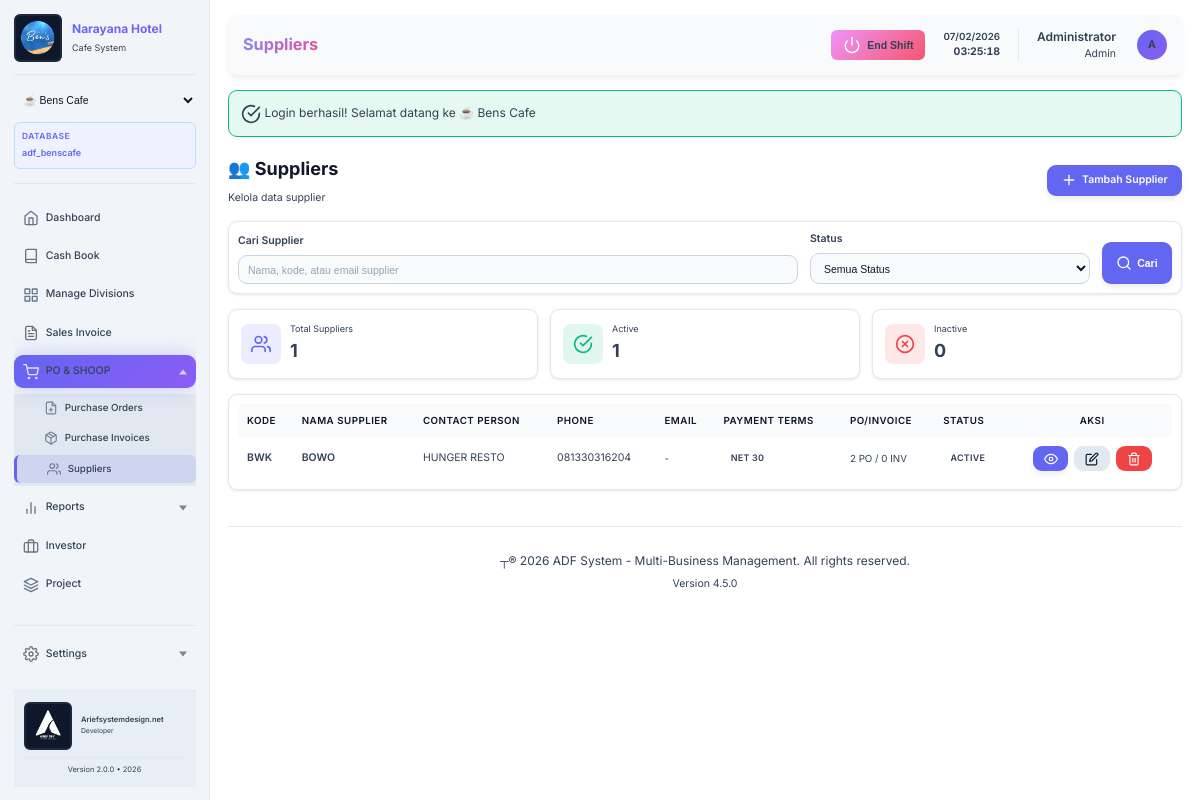
/adf_system/modules/procurement/suppliers.php (signed in), run on the app's committed database.
### tables this page shows
CREATE TABLE `settings` (
  `id` int(11) NOT NULL AUTO_INCREMENT,
  `setting_key` varchar(100) NOT NULL,
  `setting_value` longtext DEFAULT NULL,
  `setting_type` varchar(50) DEFAULT 'string',
  `description` text DEFAULT NULL,
  `created_at` timestamp NOT NULL DEFAULT current_timestamp(),
  `updated_at` timestamp NOT NULL DEFAULT current_timestamp() ON UPDATE current_timestamp(),
  PRIMARY KEY (`id`),
  UNIQUE KEY `setting_key` (`setting_key`),
  KEY `idx_key` (`setting_key`)
);

CREATE TABLE `suppliers` (
  `id` int(11) NOT NULL AUTO_INCREMENT,
  `supplier_code` varchar(50) NOT NULL,
  `supplier_name` varchar(255) NOT NULL,
  `contact_person` varchar(255) DEFAULT NULL,
  `phone` varchar(50) DEFAULT NULL,
  `email` varchar(255) DEFAULT NULL,
  `address` text DEFAULT NULL,
  `tax_number` varchar(100) DEFAULT NULL,
  `payment_terms` enum('cash','net_7','net_14','net_30','net_45','net_60') DEFAULT 'net_30',
  `is_active` tinyint(1) DEFAULT 1,
  `created_by` int(11) NOT NULL,
  `created_at` timestamp NOT NULL DEFAULT current_timestamp(),
  `updated_at` timestamp NOT NULL DEFAULT current_timestamp() ON UPDATE current_timestamp(),
  PRIMARY KEY (`id`),
  UNIQUE KEY `supplier_code` (`supplier_code`),
  KEY `created_by` (`created_by`),
  CONSTRAINT `suppliers_ibfk_1` FOREIGN KEY (`created_by`) REFERENCES `users` (`id`)
);

### adf_system/modules/procurement/suppliers.php (the view, shortened to what the rows shown need)
<?php
require_once '../../config/database.php';
$db = Database::getInstance();
$pageTitle = 'Suppliers';
$where_conditions = [];
$params = [];
$where_clause = !empty($where_conditions) ? 'WHERE ' . implode(' AND ', $where_conditions) : '';
$tableExists = false;
try {
    $tableCheck = $db->fetchOne("SHOW TABLES LIKE 'purchase_orders_header'");
    $tableExists = !empty($tableCheck);
} catch (Exception $e) {
    $tableExists = false;
}
if ($tableExists) {
    $suppliers = $db->fetchAll("
        SELECT
            s.*,
            u.full_name as created_by_name,
            (SELECT COUNT(*) FROM purchase_orders_header WHERE supplier_id = s.id) as po_count,
            0 as invoice_count
        FROM suppliers s
        LEFT JOIN users u ON s.created_by = u.id
        {$where_clause}
        ORDER BY s.supplier_name
    ", $params);
}
include '../../includes/header.php';
?>
<div style="margin-bottom: 1.25rem;">
    <div style="display: flex; justify-content: space-between; align-items: center;">
        <div>
            <h2 style="font-size: 1.5rem; font-weight: 700; color: var(--text-primary); margin-bottom: 0.5rem;">
                👥 Suppliers
            </h2>
        </div>
    </div>
</div>
<div style="display: grid; grid-template-columns: repeat(3, 1fr); gap: 1rem; margin-bottom: 1.25rem;">
    <?php
    $total_suppliers = count($suppliers);
    $active_suppliers = count(array_filter($suppliers, function($s) { return $s['is_active'] == 1; }));
    $inactive_suppliers = $total_suppliers - $active_suppliers;
    ?>
    <div class="card" style="padding: 1rem;">
        <div style="display: flex; align-items: center; gap: 0.75rem;">
            <div>
                <div style="font-size: 0.75rem; color: var(--text-muted);">Active</div>
                <div style="font-size: 1.5rem; font-weight: 700; color: #10b981;"><?php echo $active_suppliers; ?></div>
            </div>
        </div>
    </div>
    <div class="card" style="padding: 1rem;">
        <div style="display: flex; align-items: center; gap: 0.75rem;">
            <div>
                <div style="font-size: 0.75rem; color: var(--text-muted);">Inactive</div>
                <div style="font-size: 1.5rem; font-weight: 700; color: #ef4444;"><?php echo $inactive_suppliers; ?></div>
            </div>
        </div>
    </div>
</div>
<div class="card">
    <div class="table-responsive">
        <table class="table">
            <thead>
                <tr>
                    <th>Kode</th>
                    <th>Nama Supplier</th>
                    <th>Contact Person</th>
                    <th>Phone</th>
                    <th>Email</th>
                    <th>Payment Terms</th>
                    <th>PO/Invoice</th>
                    <th>Status</th>
                    <th class="text-center">Aksi</th>
                </tr>
            </thead>
            <tbody>
                <?php if (empty($suppliers)): ?>
                    <tr>
                        <td colspan="9" style="text-align: center; padding: 3rem; color: var(--text-muted);">
                            <i data-feather="inbox" style="width: 48px; height: 48px; opacity: 0.3; margin-bottom: 1rem;"></i>
                            <p>Tidak ada supplier</p>
                        </td>
                    </tr>
                <?php else: ?>
                    <?php foreach ($suppliers as $supplier): ?>
                        <tr>
                            <td style="font-weight: 600; color: var(--primary-color);">
                                <?php echo $supplier['supplier_code']; ?>
                            </td>
                            <td style="font-weight: 600;"><?php echo $supplier['supplier_name']; ?></td>
                            <td><?php echo $supplier['contact_person'] ?: '-'; ?></td>
                            <td><?php echo $supplier['phone'] ?: '-'; ?></td>
                            <td style="font-size: 0.813rem;"><?php echo $supplier['email'] ?: '-'; ?></td>
                            <td>
                                <span class="badge badge-secondary">
                                    <?php echo str_replace('_', ' ', $supplier['payment_terms']); ?>
                                </span>
                            </td>
                            <td>
                                <div style="font-size: 0.813rem;">
                                    <span style="color: var(--success);"><?php echo $supplier['po_count']; ?> PO</span> /
                                    <span style="color: var(--primary-color);"><?php echo $supplier['invoice_count']; ?> INV</span>
                                </div>
                            </td>
                            <td>
                                <?php if ($supplier['is_active']): ?>
                                    <span class="badge badge-success">Active</span>
                                <?php else: ?>
                                    <span class="badge badge-danger">Inactive</span>
                                <?php endif; ?>
                            </td>
                            <td class="text-center">
                                <div style="display: flex; gap: 0.5rem; justify-content: center;">
                                    <a href="view-supplier.php?id=<?php echo $supplier['id']; ?>" class="btn btn-sm btn-primary" title="View">
                                        <i data-feather="eye" style="width: 14px; height: 14px;"></i>
                                    </a>
                                    <a href="edit-supplier.php?id=<?php echo $supplier['id']; ?>" class="btn btn-sm btn-secondary" title="Edit">
                                        <i data-feather="edit" style="width: 14px; height: 14px;"></i>
                                    </a>
                                    <a href="?delete=<?php echo $supplier['id']; ?>" class="btn btn-sm btn-danger" title="Delete"
                                       onclick="return confirm('Yakin ingin menghapus supplier ini?')">
                                        <i data-feather="trash-2" style="width: 14px; height: 14px;"></i>
                                    </a>
                                </div>
                            </td>
                        </tr>
                    <?php endforeach; ?>
                <?php endif; ?>
            </tbody>
        </table>
    </div>
</div>
<?php include '../../includes/footer.php'; ?>

### adf_system/includes/header.php (shortened to what the rows shown need)
<!DOCTYPE html>
<html lang="<?php echo $_SESSION['user_language'] ?? 'id'; ?>">
<head>
    <link rel="stylesheet" href="<?php echo BASE_URL; ?>/assets/css/style.css?v=<?php echo time(); ?>">
</head>
<?php
$userTheme = 'dark';
if (isset($_SESSION['user_id'])) {
    try {
        require_once __DIR__ . '/../config/database.php';
        $db = Database::getInstance();
        $themeResult = $db->fetchOne(
            "SELECT theme FROM user_preferences WHERE user_id = ? AND branch_id = ? LIMIT 1",
            [$_SESSION['user_id'], ACTIVE_BUSINESS_ID]
        );
        if ($themeResult && !empty($themeResult['theme'])) {
            $userTheme = $themeResult['theme'];
        } else {
            $fallbackTheme = $db->fetchOne(
                "SELECT theme FROM user_preferences WHERE user_id = ? LIMIT 1",
                [$_SESSION['user_id']]
            );
            if ($fallbackTheme && !empty($fallbackTheme['theme'])) {
                $userTheme = $fallbackTheme['theme'];
            }
        }
    } catch (Exception $e) {
        $userTheme = 'dark';
        $themeError = $e->getMessage();
    }
}
?>
<body data-theme="<?php echo htmlspecialchars($userTheme); ?>" data-business="<?php echo ACTIVE_BUSINESS_ID; ?>" data-business-type="<?php echo BUSINESS_TYPE; ?>">
    <div class="main-wrapper">
        <aside class="sidebar">
            <div class="sidebar-header">
                <?php
                $companyNameSetting = $db->fetchOne("SELECT setting_value FROM settings WHERE setting_key = 'company_name'");
                $displayCompanyName = ($companyNameSetting && $companyNameSetting['setting_value'])
                    ? $companyNameSetting['setting_value']
                    : BUSINESS_NAME;
                ?>
                <div style="display: flex; align-items: center; gap: 0.875rem;">
                    <div style="flex: 1;">
                        <h1 class="logo" style="margin: 0; font-size: 1rem;"><?php echo htmlspecialchars($displayCompanyName); ?></h1>
                        <p style="color: var(--text-muted); font-size: 0.75rem; margin: 0; margin-top: 0.25rem;"><?php echo ucfirst(BUSINESS_TYPE); ?> System</p>
                    </div>
                </div>
                        <?php
                        require_once __DIR__ . '/../config/database.php';
                        ?>
            </div>
        </aside>
        <main class="main-content">
            <div class="top-bar">
                <div>
                    <h1 class="page-title"><?php echo $pageTitle ?? 'Dashboard'; ?></h1>
                </div>
            </div>
            <div class="page-content">

### adf_system/includes/footer.php (shortened to what the rows shown need)
           </div>
           <?php
           $footerCopyrightSetting = $db->fetchOne("SELECT setting_value FROM settings WHERE setting_key = 'footer_copyright'");
           $footerCopyright = $footerCopyrightSetting['setting_value'] ?? ('© ' . APP_YEAR . ' ' . APP_NAME . '. All rights reserved.');
           $footerVersionSetting = $db->fetchOne("SELECT setting_value FROM settings WHERE setting_key = 'footer_version'");
           $footerVersion = $footerVersionSetting['setting_value'] ?? ('Version ' . APP_VERSION);
           ?>
           <footer style="margin-top: 3rem; padding: 2rem 0; border-top: 1px solid var(--bg-tertiary); text-align: center; color: var(--text-muted);">
               <p><?php echo htmlspecialchars($footerCopyright); ?></p>
               <p style="font-size: 0.875rem; margin-top: 0.5rem;"><?php echo htmlspecialchars($footerVersion); ?></p>
           </footer>
       </main>
   </div>
</body>
</html>

### data on the page
settings: setting_value "Narayana Hotel"
suppliers: is_active "1", is_active "0", supplier_code "BWK", supplier_name "BOWO", contact_person "HUNGER RESTO", phone "081330316204", email "-", payment_terms "NET 30", po_count "2", invoice_count "0", shows "ACTIVE"
settings: setting_value "┬® 2026 ADF System - Multi-Business Management. All rights reserved."
settings: setting_value "Version 4.5.0"

### other printed values
BUSINESS_TYPE "Cafe"
$currentDb "adf_benscafe"
__('dashboard.title') "Dashboard"
__('cashbook.title') "Cash Book"
__('settings.divisions') "Manage Divisions"
__('settings.title') "Settings"
DEVELOPER_NAME "Ariefsystemdesign.net"
APP_VERSION "2.0.0"
APP_YEAR "2026"
$pageTitle "Suppliers"
$_SESSION['full_name'] "Administrator"
$_SESSION['role'] "Admin"
substr($_SESSION['full_name'] ?? 'U', 0, 1) "A"
$success "Login berhasil! Selamat datang ke ☕ Bens Cafe"
$total_suppliers "1"
